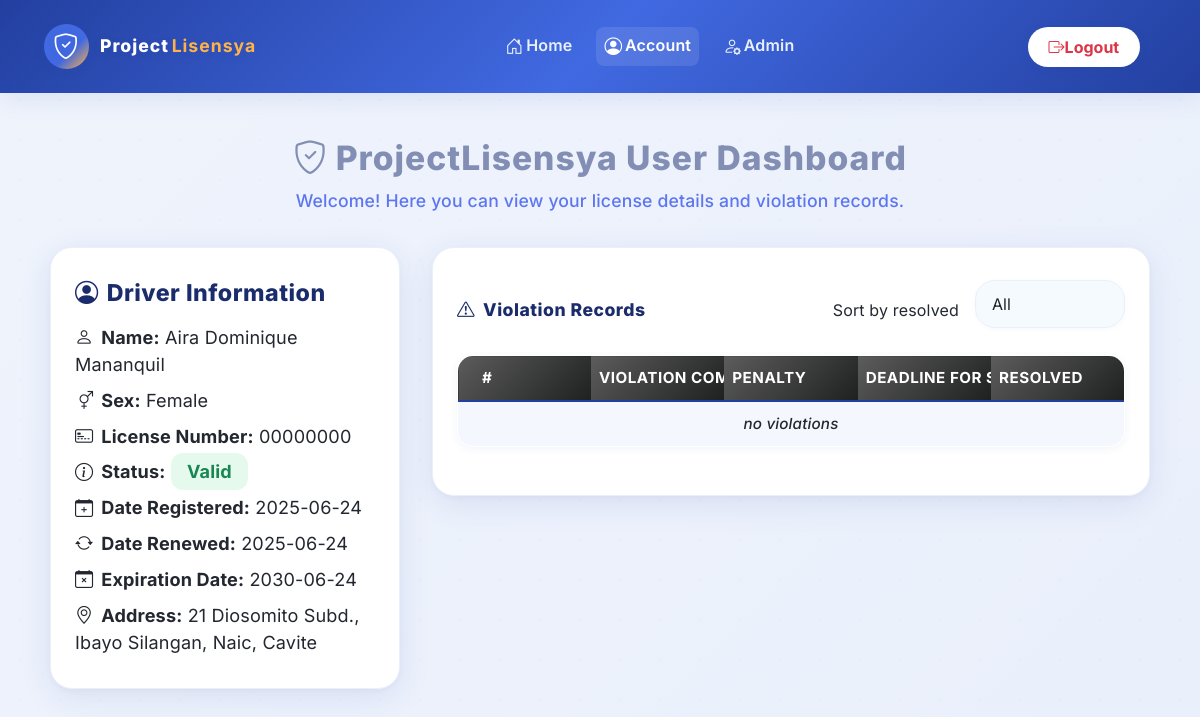
Page /ceejay/user-db.new.php (signed in) on the committed database.
### tables this page shows
CREATE TABLE `tblogininfo` (
  `userId` int(11) NOT NULL,
  `licenseNumber` varchar(8) NOT NULL,
  `password` varchar(100) NOT NULL
);

CREATE TABLE `tblicense` (
  `serialNumber` int(11) NOT NULL,
  `name` varchar(100) NOT NULL,
  `sex` enum('Male','Female') NOT NULL,
  `address` varchar(100) NOT NULL,
  `licenseNumber` varchar(8) NOT NULL,
  `dateRegistered` date NOT NULL DEFAULT current_timestamp(),
  `dateRenewed` date DEFAULT NULL,
  `expirationDate` date NOT NULL,
  `status` enum('Valid','Expired','Suspended','Revoked') NOT NULL DEFAULT 'Valid'
);

### ceejay/user-db.new.php (the view, shortened to what this page needs)
<?php
include '_functions.php';
if (!isset($_SESSION['driver'])) {
    header('Location: login.php');
} else {
    $info = getLicenseInfoUser($_SESSION['driver']);
    $drivername = $info[0]['name'];
    $sex = $info[0]['sex'];
    $driveraddress = $info[0]['address'];
    $licensenum = $info[0]['licenseNumber'];
    $dateregistered = $info[0]['dateRegistered'];
    $daterenewed = $info[0]['dateRenewed'] == null ? 'no record' : $info[0]['dateRenewed'];
    $expirationdate = $info[0]['expirationDate'];
    $status = $info[0]['status'];
}
?>
<!DOCTYPE html>
<html lang="en">
<head>
    <link rel="stylesheet" href="https://cdn.jsdelivr.net/npm/bootstrap@5.3.6/dist/css/bootstrap.min.css">
    <link rel="stylesheet" href="https://cdn.jsdelivr.net/npm/bootstrap-icons@1.11.3/font/bootstrap-icons.min.css">
    <link rel="stylesheet" href="styles/dashboard.css">
</head>
<body>
    <header>
        <nav class="navbar navbar-expand-lg custom-header">
          <div class="container-fluid header-flex">
            <a class="navbar-brand logo-brand" href="#">
              <span class="logo-icon"><i class="bi bi-shield-check"></i></span>
              <span class="logo-text">Project<span class="logo-accent">Lisensya</span></span>
            </a>
            <div class="header-center">
              <ul class="navbar-nav flex-row gap-3">
                <li class="nav-item"><a class="nav-link" href="index.php"><i class="bi bi-house-door"></i>Home</a></li>
                <li class="nav-item"><a class="nav-link active" href="#"><i class="bi bi-person-circle"></i>Account</a></li>
                <li class="nav-item"><a class="nav-link" href="admin.php"><i class="bi bi-person-gear"></i>Admin</a></li>
              </ul>
            </div>
            <button class="btn btn-logout" data-bs-toggle="modal" data-bs-target="#logoutModal">
              <i class="bi bi-box-arrow-right"></i>Logout
            </button>
          </div>
        </nav>
    </header>
    <div class="page-header text-center mb-4">
        <div class="main-title"><i class="bi bi-shield-check me-2"></i>ProjectLisensya User Dashboard</div>
        <div class="subtitle">Welcome! Here you can view your license details and violation records.</div>
    </div>
    <div style="display: flex; gap: 2rem; max-width: 1100px; margin: 2rem auto; flex-wrap: wrap; align-items: flex-start;">
        <div style="min-width: 320px; max-width: 380px; flex: 0 0 350px;">
            <div class="card-style mb-4 h-100">
                <h3 class="mb-3"><i class="bi bi-person-circle me-2"></i>Driver Information</h3>
                <div class="driver-info-fields">
                  <div><i class="bi bi-person me-2"></i><b>Name:</b> <?php echo $drivername?></div>
                  <div><i class="bi bi-gender-ambiguous me-2"></i><b>Sex:</b> <?php echo $sex?></div>
                  <div><i class="bi bi-credit-card-2-front me-2"></i><b>License Number:</b> <?php echo $licensenum?></div>
                  <div><i class="bi bi-info-circle me-2"></i><b>Status:</b> <span class="status-<?php echo $status; ?>"><?php echo $status?></span></div>
                  <div><i class="bi bi-calendar-plus me-2"></i><b>Date Registered:</b> <?php echo $dateregistered?></div>
                  <div><i class="bi bi-arrow-repeat me-2"></i><b>Date Renewed:</b> <?php echo $daterenewed?></div>
                  <div><i class="bi bi-calendar-x me-2"></i><b>Expiration Date:</b> <?php echo $expirationdate?></div>
                  <div><i class="bi bi-geo-alt me-2"></i><b>Address:</b> <?php echo $driveraddress?></div>
                </div>
            </div>
        </div>
        <div style="flex: 1 1 0; display: flex; flex-direction: column; min-width: 0;">
            <div class="card-style mb-4 flex-grow-1">
                <form method="post" action="_functions.php" style="margin:0;padding:0;">
                    <div class="d-flex justify-content-between align-items-center mb-3">
                        <h3 class="mb-0"><i class="bi bi-exclamation-triangle me-2"></i>Violation Records</h3>
                        <div class="d-flex align-items-center gap-2">
                            <label for="filterSelect" class="form-label mb-0 me-2">Sort by resolved</label>
                            <select id="filterSelect" class="form-select" style="width: 150px;">
                                <option value="All" selected>All</option>
                            </select>
                        </div>
                    </div>
                    <table class="table align-middle">
                        <tr>
                            <th>#</th>
                            <th>Violation Committed</th>
                            <th>Penalty</th>
                            <th>Deadline for Settlement</th>
                            <th>Resolved</th>
                        </tr>
                        <?php viewLicenseViolationsUser($licensenum)?></table>
                </form>
            </div>
        </div>
    </div>
</body>
</html>

### rows in the picture
tblogininfo: tblicense.name "Aira Dominique Mananquil", tblicense.sex "Female", tblicense.licenseNumber "00000000", tblicense.status "Valid", tblicense.dateRegistered "2025-06-24", tblicense.dateRenewed "2025-06-24", tblicense.expirationDate "2030-06-24", tblicense.address "21 Diosomito Subd., Ibayo Silangan, Naic, Cavite"
